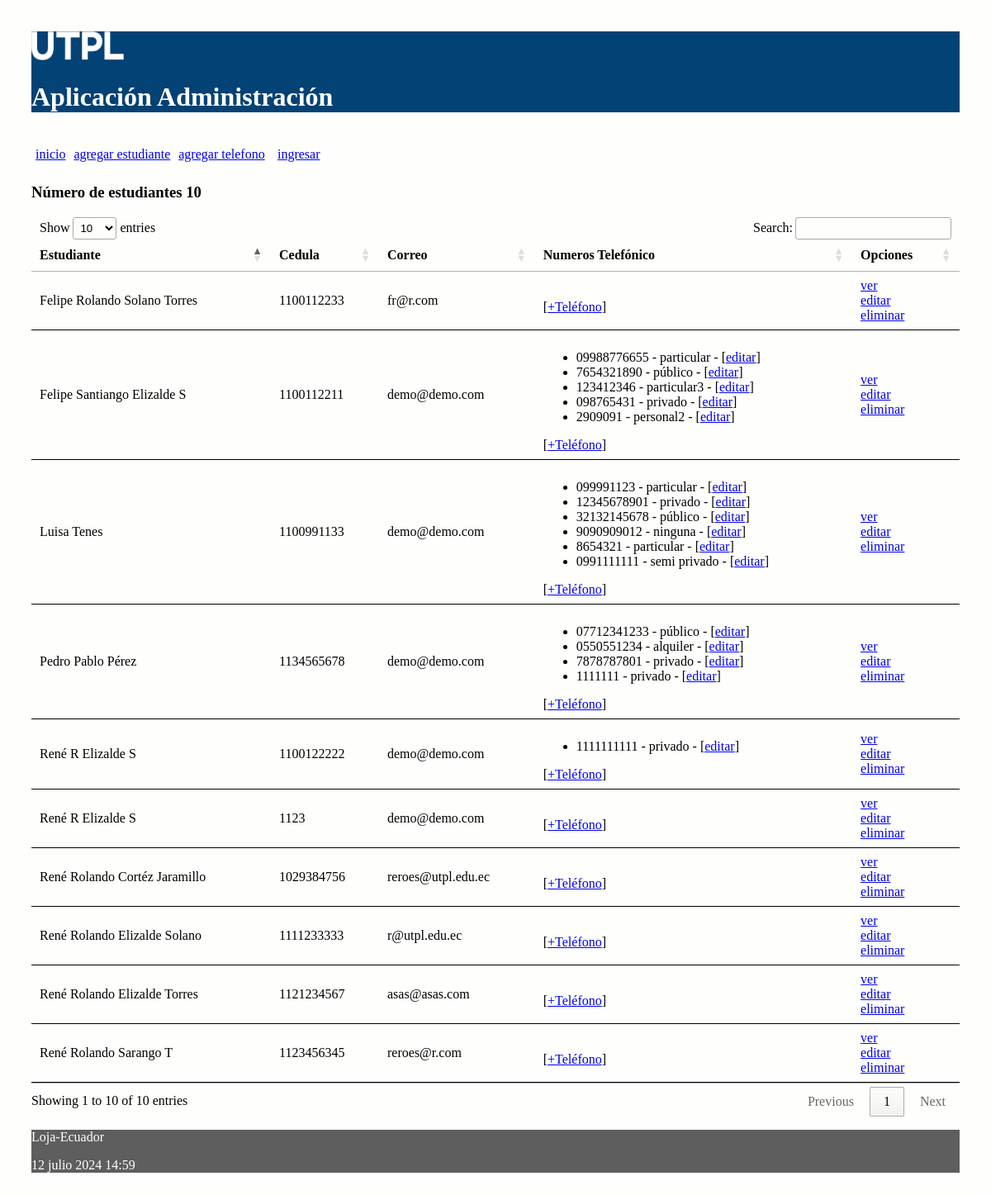
The page / on the database its author committed.
### administrativo/models.py (models this page shows, shortened)
class Estudiante(models.Model):
    nombre = models.CharField(max_length=30)
    apellido = models.CharField(max_length=30)
    cedula = models.CharField(max_length=30, unique=True)
    correo = models.EmailField()

class NumeroTelefonico(models.Model):
    telefono = models.CharField(max_length=100)
    tipo = models.CharField(max_length=100)
    estudiante = models.ForeignKey(Estudiante, on_delete=models.CASCADE,
            related_name="numeros_telefonicos")

### administrativo/views.py (the view)
# urls.py: path('', views.index, name='index'),
def index(request):
    estudiantes = Estudiante.objects.all()
    informacion_template = {'estudiantes': estudiantes, 'numero_estudiantes': len(estudiantes)}
    return render(request, 'index.html', informacion_template)

### administrativo/templates/index.html (shortened to what this page needs)
{% extends "master.html" %}
{% block content %}
<h3>Número de estudiantes {{ numero_estudiantes }}</h3>
<table id="tabla_datos">
  <thead>
    <tr>
      <th>Estudiante</th>
      <th>Cedula</th>
      <th>Correo</th>
      <th>Numeros Telefónico </th>
      <th>Opciones</th>
    </tr>
  </thead>
  {% for e in estudiantes %}
  <tr>
    <td> {{e.nombre}} {{e.apellido}}</td>
    <td> {{e.cedula}}</td>
    <td> {{e.correo}}</td>
    <td>
      <ul>
        {% for t in e.numeros_telefonicos.all %}
          <li>
            <span>{{t.telefono}} - {{t.tipo}} - [<a href="{% url 'editar_numero_telefonico' t.id %}">editar</a>] </span>
          </li>
        {% endfor %}
      </ul>
        [<a href="{% url 'crear_numero_telefonico_estudiante' e.id%}">+Teléfono</a>]
    </td>
    <td> <a href="{% url 'obtener_estudiante' e.id %}">ver</a> <br>
      <a href="{% url 'editar_estudiante' e.id %}">editar</a> <br>
      <a href="{% url 'eliminar_estudiante' e.id %}"
      onclick="return confirm('¿Está seguro de la eliminación?')" >
      eliminar</a>
    </td>
  </tr>
  {% endfor %}
</table>
{% endblock %}

### administrativo/templates/master.html (shortened to what this page needs)
<!DOCTYPE html>
<html>
  <head>
    {% load static %}
    <link rel="stylesheet" type="text/css" href="{% static 'css/estilos.css' %}">
    <link rel="stylesheet" type="text/css" href="https://cdn.datatables.net/1.10.25/css/jquery.dataTables.min.css">
  </head>
  <body>
  <header>
    <img src="{% static 'images/logo.png' %}" height="10%" width="10%" alt="My image">
    <h1>Aplicación Administración </h1>
    <nav class="top_menu">
      <ul>
        <li><a href="{% url 'index' %}">inicio</a></li>
        <li><a href="{% url 'crear_estudiante' %}">agregar estudiante</a></li>
        <li><a href="{% url 'crear_numero_telefonico' %}">agregar telefono</a></li>
        {% if user.is_authenticated %}
          <li><a href="{% url 'logout_view' %}">salir</a></li>
        {% else %}
          <li>[<a href="{% url 'login' %}">ingresar</a>]</li>
        {% endif %}
      </ul>
    </nav>
  </header>
  <section>
      {% block content %}
      {% endblock %}
  </section>
    <footer>
      <p>Loja-Ecuador</p>
      <p>{% now "j F Y H:i" %}</p>
    </footer>
  </body>
</html>

### administrativo/static/css/estilos.css (style rules this page uses)
body { background: #FEFEFD; padding: 30px; }
header { background: #034275; color: #FFF; }
section { width: 100%; }
th, td { padding: 15px; border-bottom: 1px solid black; }
.top_menu ul { list-style:none; float:left; padding: 5px; width:95%; }
.top_menu ul li { float:left; margin-right:10px; margin-bottom:5px; text: #FFF; }
footer { background: #5E5E5E; color: #FFF; }

### rows shown on the page
Estudiante: nombre "Luisa", apellido "Tenes", cedula "1100991133", correo "demo@demo.com"
NumeroTelefonico: telefono "099991123", tipo "particular"
NumeroTelefonico: telefono "12345678901", tipo "privado"
NumeroTelefonico: telefono "32132145678", tipo "público"
NumeroTelefonico: telefono "9090909012", tipo "ninguna"
NumeroTelefonico: telefono "8654321", tipo "particular"
NumeroTelefonico: telefono "0991111111", tipo "semi privado"
Estudiante: nombre "Pedro Pablo", apellido "Pérez", cedula "1134565678", correo "demo@demo.com"
NumeroTelefonico: telefono "07712341233", tipo "público"
NumeroTelefonico: telefono "0550551234", tipo "alquiler"
NumeroTelefonico: telefono "7878787801", tipo "privado"
NumeroTelefonico: telefono "1111111", tipo "privado"
Estudiante: nombre "Felipe Santiango", apellido "Elizalde S", cedula "1100112211", correo "demo@demo.com"
NumeroTelefonico: telefono "09988776655", tipo "particular"
NumeroTelefonico: telefono "7654321890", tipo "público"
NumeroTelefonico: telefono "123412346", tipo "particular3"
NumeroTelefonico: telefono "098765431", tipo "privado"
NumeroTelefonico: telefono "2909091", tipo "personal2"
Estudiante: nombre "René R", apellido "Elizalde S", cedula "1100122222", correo "demo@demo.com"
NumeroTelefonico: telefono "1111111111", tipo "privado"
Estudiante: nombre "René R", apellido "Elizalde S", cedula "1123", correo "demo@demo.com"
Estudiante: nombre "René Rolando", apellido "Elizalde Torres", cedula "1121234567", correo "asas@asas.com"
Estudiante: nombre "René Rolando", apellido "Sarango T", cedula "1123456345", correo "reroes@r.com"
Estudiante: nombre "René Rolando", apellido "Cortéz Jaramillo", cedula "1029384756", correo "reroes@utpl.edu.ec"
Estudiante: nombre "René Rolando", apellido "Elizalde Solano", cedula "1111233333", correo "r@utpl.edu.ec"
Estudiante: nombre "Felipe Rolando", apellido "Solano Torres", cedula "1100112233", correo "fr@r.com"

### other values the page prints
{{ numero_estudiantes }} "10"
